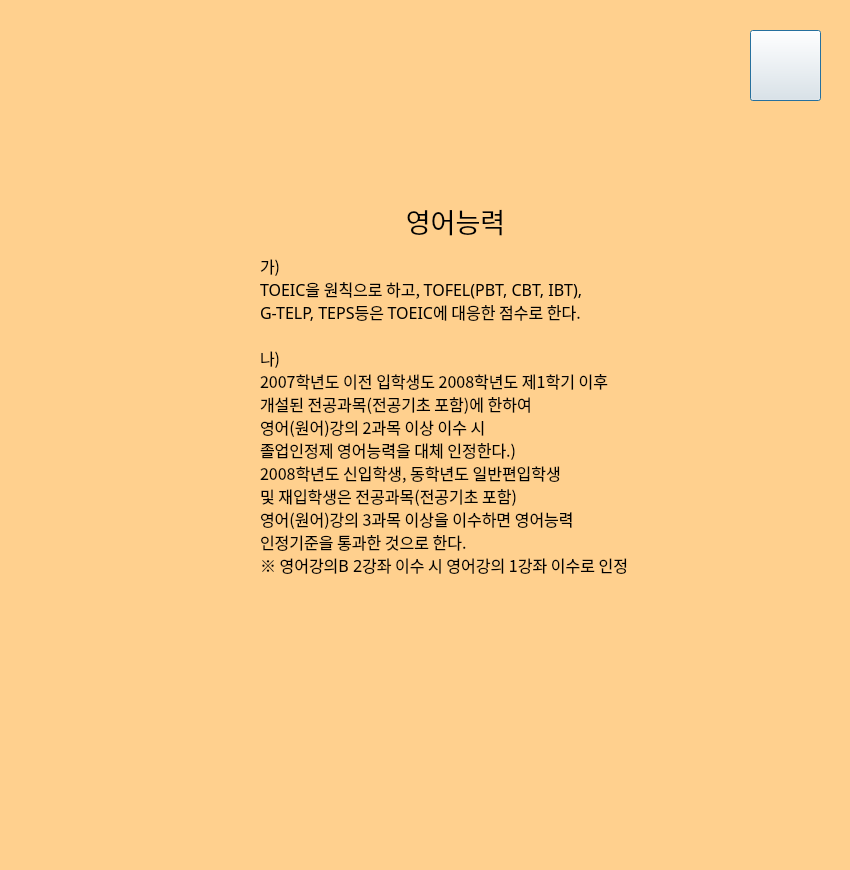
<?xml version="1.0" encoding="UTF-8"?>
<ui version="4.0">
 <class>Dialogplus1</class>
 <widget class="QDialog" name="Dialogplus1">
  <property name="geometry">
   <rect>
    <x>0</x>
    <y>0</y>
    <width>850</width>
    <height>870</height>
   </rect>
  </property>
  <property name="windowTitle">
   <string>Dialog</string>
  </property>
  <property name="styleSheet">
   <string notr="true">background-color: transparent;
background-color: rgb(255, 208, 142);</string>
  </property>
  <widget class="QLabel" name="label_2">
   <property name="geometry">
    <rect>
     <x>170</x>
     <y>110</y>
     <width>551</width>
     <height>471</height>
    </rect>
   </property>
   <property name="styleSheet">
    <string notr="true">background-color: transparent;</string>
   </property>
   <property name="text">
    <string/>
   </property>
   <property name="pixmap">
    <pixmap resource="menu_logo.qrc">:/memo2.png</pixmap>
   </property>
   <property name="scaledContents">
    <bool>true</bool>
   </property>
  </widget>
  <widget class="QPushButton" name="pushButton_next_2">
   <property name="geometry">
    <rect>
     <x>750</x>
     <y>30</y>
     <width>71</width>
     <height>71</height>
    </rect>
   </property>
   <property name="styleSheet">
    <string notr="true">#pushButton_next_2{
background-color: transparent;
border-image: url(:right_arrow3.png);
background: none;
background-repeat: none;
}</string>
   </property>
   <property name="text">
    <string/>
   </property>
  </widget>
  <widget class="QLabel" name="label_5">
   <property name="geometry">
    <rect>
     <x>390</x>
     <y>200</y>
     <width>131</width>
     <height>41</height>
    </rect>
   </property>
   <property name="font">
    <font>
     <family>배달의민족 주아</family>
     <pointsize>20</pointsize>
    </font>
   </property>
   <property name="styleSheet">
    <string notr="true">background-color: transparent</string>
   </property>
   <property name="text">
    <string>영어능력</string>
   </property>
   <property name="alignment">
    <set>Qt::AlignCenter</set>
   </property>
  </widget>
  <widget class="QLabel" name="label_6">
   <property name="geometry">
    <rect>
     <x>260</x>
     <y>200</y>
     <width>691</width>
     <height>431</height>
    </rect>
   </property>
   <property name="font">
    <font>
     <family>배달의민족 주아</family>
     <pointsize>12</pointsize>
    </font>
   </property>
   <property name="styleSheet">
    <string notr="true">background-color:transparent
</string>
   </property>
   <property name="text">
    <string>가)
TOEIC을 원칙으로 하고, TOFEL(PBT, CBT, IBT), 
G-TELP, TEPS등은 TOEIC에 대응한 점수로 한다.

나)
2007학년도 이전 입학생도 2008학년도 제1학기 이후 
개설된 전공과목(전공기초 포함)에 한하여
영어(원어)강의 2과목 이상 이수 시 
졸업인정제 영어능력을 대체 인정한다.)
2008학년도 신입학생, 동학년도 일반편입학생 
및 재입학생은 전공과목(전공기초 포함)
영어(원어)강의 3과목 이상을 이수하면 영어능력 
인정기준을 통과한 것으로 한다.
※ 영어강의B 2강좌 이수 시 영어강의 1강좌 이수로 인정 </string>
   </property>
   <property name="alignment">
    <set>Qt::AlignLeading|Qt::AlignLeft|Qt::AlignVCenter</set>
   </property>
  </widget>
 </widget>
 <resources>
  <include location="menu_logo.qrc"/>
 </resources>
 <connections/>
</ui>
